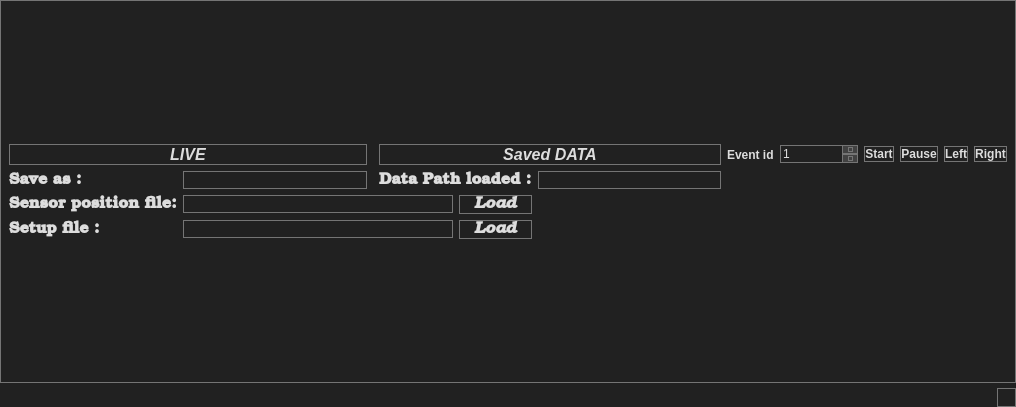
<?xml version="1.0" encoding="UTF-8"?>
<ui version="4.0">
 <class>CommandWindow</class>
 <widget class="QMainWindow" name="CommandWindow">
  <property name="geometry">
   <rect>
    <x>0</x>
    <y>0</y>
    <width>1016</width>
    <height>407</height>
   </rect>
  </property>
  <property name="windowTitle">
   <string>MainWindow</string>
  </property>
  <property name="styleSheet">
   <string notr="true">
/*
    Android Material Dark
	COLOR_DARK     = #212121 Grey 900
	COLOR_MEDIUM   = #424242 Grey 800
	COLOR_MEDLIGHT = #757575 Grey 600
	COLOR_LIGHT    = #DDDDDD White
	COLOR_ACCENT   = #3F51B5 Indigo 500
*/

* {
	background: #212121;
	color: #DDDDDD;
	border: 1px solid #757575;
}

QWidget::item:selected {
	background: #3F51B5;
}

QCheckBox, QRadioButton {
	border: none;
}

QRadioButton::indicator, QCheckBox::indicator {
	width: 13px;
	height: 13px;
}

QRadioButton::indicator::unchecked, QCheckBox::indicator::unchecked {
	border: 1px solid #757575;
	background: none;
}

QRadioButton::indicator:unchecked:hover, QCheckBox::indicator:unchecked:hover {
	border: 1px solid #DDDDDD;
}

QRadioButton::indicator::checked, QCheckBox::indicator::checked {
	border: 1px solid #757575;
	background: #757575;
}

QRadioButton::indicator:checked:hover, QCheckBox::indicator:checked:hover {
	border: 1px solid #DDDDDD;
	background: #DDDDDD;
}

QGroupBox {
	margin-top: 6px;
}

QGroupBox::title {
	top: -7px;
	left: 7px;
}

QScrollBar {
	border: 1px solid #757575;
	background: #212121;
}

QScrollBar:horizontal {
	height: 15px;
	margin: 0px 0px 0px 32px;
}

QScrollBar:vertical {
	width: 15px;
	margin: 32px 0px 0px 0px;
}

QScrollBar::handle {
	background: #424242;
	border: 1px solid #757575;
}

QScrollBar::handle:horizontal {
	border-width: 0px 1px 0px 1px;
}

QScrollBar::handle:vertical {
	border-width: 1px 0px 1px 0px;
}

QScrollBar::handle:horizontal {
	min-width: 20px;
}

QScrollBar::handle:vertical {
	min-height: 20px;
}

QScrollBar::add-line, QScrollBar::sub-line {
	background:#424242;
	border: 1px solid #757575;
	subcontrol-origin: margin;
}

QScrollBar::add-line {
	position: absolute;
}

QScrollBar::add-line:horizontal {
	width: 15px;
	subcontrol-position: left;
	left: 15px;
}

QScrollBar::add-line:vertical {
	height: 15px;
	subcontrol-position: top;
	top: 15px;
}

QScrollBar::sub-line:horizontal {
	width: 15px;
	subcontrol-position: top left;
}

QScrollBar::sub-line:vertical {
	height: 15px;
	subcontrol-position: top;
}

QScrollBar:left-arrow, QScrollBar::right-arrow, QScrollBar::up-arrow, QScrollBar::down-arrow {
	border: 1px solid #757575;
	width: 3px;
	height: 3px;
}

QScrollBar::add-page, QScrollBar::sub-page {
	background: none;
}

QAbstractButton:hover {
	background: #424242;
}

QAbstractButton:pressed {
	background: #757575;
}

QAbstractItemView {
	show-decoration-selected: 1;
	selection-background-color: #3F51B5;
	selection-color: #DDDDDD;
	alternate-background-color: #424242;
}

QHeaderView {
	border: 1px solid #757575;
}

QHeaderView::section {
	background: #212121;
	border: 1px solid #757575;
	padding: 4px;
}

QHeaderView::section:selected, QHeaderView::section::checked {
	background: #424242;
}

QTableView {
	gridline-color: #757575;
}

QTabBar {
	margin-left: 2px;
}

QTabBar::tab {
	border-radius: 0px;
	padding: 4px;
	margin: 4px;
}

QTabBar::tab:selected {
	background: #424242;
}

QComboBox::down-arrow {
	border: 1px solid #757575;
	background: #424242;
}

QComboBox::drop-down {
	border: 1px solid #757575;
	background: #424242;
}

QComboBox::down-arrow {
	width: 3px;
	height: 3px;
	border: 1px solid #757575;
}

QAbstractSpinBox {
	padding-right: 15px;
}

QAbstractSpinBox::up-button, QAbstractSpinBox::down-button {
	border: 1px solid #757575;
	background: #424242;
	subcontrol-origin: border;
}

QAbstractSpinBox::up-arrow, QAbstractSpinBox::down-arrow {
	width: 3px;
	height: 3px;
	border: 1px solid #757575;
}

QSlider {
	border: none;
}

QSlider::groove:horizontal {
	height: 5px;
	margin: 4px 0px 4px 0px;
}

QSlider::groove:vertical {
	width: 5px;
	margin: 0px 4px 0px 4px;
}

QSlider::handle {
	border: 1px solid #757575;
	background: #424242;
}

QSlider::handle:horizontal {
	width: 15px;
	margin: -4px 0px -4px 0px;
}

QSlider::handle:vertical {
	height: 15px;
	margin: 0px -4px 0px -4px;
}

QSlider::add-page:vertical, QSlider::sub-page:horizontal {
	background: #3F51B5;
}

QSlider::sub-page:vertical, QSlider::add-page:horizontal {
	background: #424242;
}

QLabel {
	border: none;
}

QProgressBar {
	text-align: center;
}

QProgressBar::chunk {
	width: 1px;
	background-color: #3F51B5;
}

QMenu::separator {
	background: #424242;
}

QStatusBar {
	border: 1px;
	color: #3F51B5;
}</string>
  </property>
  <widget class="QWidget" name="centralwidget">
   <layout class="QGridLayout" name="gridLayout_2">
    <item row="1" column="1">
     <layout class="QGridLayout" name="gridLayout">
      <item row="0" column="1" colspan="2">
       <widget class="QPushButton" name="pushButton_LIVE">
        <property name="font">
         <font>
          <pointsize>12</pointsize>
          <weight>75</weight>
          <italic>true</italic>
          <bold>true</bold>
         </font>
        </property>
        <property name="text">
         <string>LIVE</string>
        </property>
       </widget>
      </item>
      <item row="7" column="0">
       <layout class="QVBoxLayout" name="verticalLayout"/>
      </item>
      <item row="7" column="1">
       <widget class="QLabel" name="label_4">
        <property name="font">
         <font>
          <family>URW Bookman L</family>
          <pointsize>12</pointsize>
          <weight>75</weight>
          <bold>true</bold>
         </font>
        </property>
        <property name="text">
         <string>Sensor position file:</string>
        </property>
       </widget>
      </item>
      <item row="0" column="4" colspan="3">
       <widget class="QPushButton" name="pushButton_SavedData">
        <property name="font">
         <font>
          <pointsize>12</pointsize>
          <weight>75</weight>
          <italic>true</italic>
          <bold>true</bold>
         </font>
        </property>
        <property name="text">
         <string>Saved DATA</string>
        </property>
       </widget>
      </item>
      <item row="0" column="14">
       <widget class="QPushButton" name="pushButton_Right">
        <property name="font">
         <font>
          <weight>75</weight>
          <bold>true</bold>
         </font>
        </property>
        <property name="text">
         <string>Right</string>
        </property>
       </widget>
      </item>
      <item row="0" column="9">
       <widget class="QPushButton" name="pushButton_Start">
        <property name="font">
         <font>
          <weight>75</weight>
          <bold>true</bold>
         </font>
        </property>
        <property name="text">
         <string>Start</string>
        </property>
       </widget>
      </item>
      <item row="0" column="8">
       <widget class="QSpinBox" name="spinBox_Event">
        <property name="minimum">
         <number>1</number>
        </property>
        <property name="maximum">
         <number>10000000</number>
        </property>
       </widget>
      </item>
      <item row="2" column="4" colspan="2">
       <widget class="QLabel" name="label_3">
        <property name="font">
         <font>
          <family>URW Bookman L</family>
          <pointsize>12</pointsize>
          <weight>75</weight>
          <italic>false</italic>
          <bold>true</bold>
         </font>
        </property>
        <property name="text">
         <string>Data Path loaded :</string>
        </property>
       </widget>
      </item>
      <item row="7" column="2" colspan="3">
       <widget class="QLineEdit" name="lineEdit_SenorPos"/>
      </item>
      <item row="2" column="1">
       <widget class="QLabel" name="label">
        <property name="font">
         <font>
          <family>URW Bookman L</family>
          <pointsize>12</pointsize>
          <weight>75</weight>
          <bold>true</bold>
         </font>
        </property>
        <property name="text">
         <string>Save as :</string>
        </property>
       </widget>
      </item>
      <item row="0" column="11">
       <widget class="QPushButton" name="pushButton_Pause">
        <property name="font">
         <font>
          <weight>75</weight>
          <bold>true</bold>
         </font>
        </property>
        <property name="text">
         <string>Pause</string>
        </property>
       </widget>
      </item>
      <item row="2" column="6">
       <widget class="QLineEdit" name="lineEdit_DataPath">
        <property name="palette">
         <palette>
          <active>
           <colorrole role="WindowText">
            <brush brushstyle="SolidPattern">
             <color alpha="255">
              <red>221</red>
              <green>221</green>
              <blue>221</blue>
             </color>
            </brush>
           </colorrole>
           <colorrole role="Button">
            <brush brushstyle="SolidPattern">
             <color alpha="255">
              <red>33</red>
              <green>33</green>
              <blue>33</blue>
             </color>
            </brush>
           </colorrole>
           <colorrole role="Text">
            <brush brushstyle="SolidPattern">
             <color alpha="255">
              <red>221</red>
              <green>221</green>
              <blue>221</blue>
             </color>
            </brush>
           </colorrole>
           <colorrole role="ButtonText">
            <brush brushstyle="SolidPattern">
             <color alpha="255">
              <red>221</red>
              <green>221</green>
              <blue>221</blue>
             </color>
            </brush>
           </colorrole>
           <colorrole role="Base">
            <brush brushstyle="SolidPattern">
             <color alpha="255">
              <red>33</red>
              <green>33</green>
              <blue>33</blue>
             </color>
            </brush>
           </colorrole>
           <colorrole role="Window">
            <brush brushstyle="SolidPattern">
             <color alpha="255">
              <red>33</red>
              <green>33</green>
              <blue>33</blue>
             </color>
            </brush>
           </colorrole>
          </active>
          <inactive>
           <colorrole role="WindowText">
            <brush brushstyle="SolidPattern">
             <color alpha="255">
              <red>221</red>
              <green>221</green>
              <blue>221</blue>
             </color>
            </brush>
           </colorrole>
           <colorrole role="Button">
            <brush brushstyle="SolidPattern">
             <color alpha="255">
              <red>33</red>
              <green>33</green>
              <blue>33</blue>
             </color>
            </brush>
           </colorrole>
           <colorrole role="Text">
            <brush brushstyle="SolidPattern">
             <color alpha="255">
              <red>221</red>
              <green>221</green>
              <blue>221</blue>
             </color>
            </brush>
           </colorrole>
           <colorrole role="ButtonText">
            <brush brushstyle="SolidPattern">
             <color alpha="255">
              <red>221</red>
              <green>221</green>
              <blue>221</blue>
             </color>
            </brush>
           </colorrole>
           <colorrole role="Base">
            <brush brushstyle="SolidPattern">
             <color alpha="255">
              <red>33</red>
              <green>33</green>
              <blue>33</blue>
             </color>
            </brush>
           </colorrole>
           <colorrole role="Window">
            <brush brushstyle="SolidPattern">
             <color alpha="255">
              <red>33</red>
              <green>33</green>
              <blue>33</blue>
             </color>
            </brush>
           </colorrole>
          </inactive>
          <disabled>
           <colorrole role="WindowText">
            <brush brushstyle="SolidPattern">
             <color alpha="255">
              <red>221</red>
              <green>221</green>
              <blue>221</blue>
             </color>
            </brush>
           </colorrole>
           <colorrole role="Button">
            <brush brushstyle="SolidPattern">
             <color alpha="255">
              <red>33</red>
              <green>33</green>
              <blue>33</blue>
             </color>
            </brush>
           </colorrole>
           <colorrole role="Text">
            <brush brushstyle="SolidPattern">
             <color alpha="255">
              <red>221</red>
              <green>221</green>
              <blue>221</blue>
             </color>
            </brush>
           </colorrole>
           <colorrole role="ButtonText">
            <brush brushstyle="SolidPattern">
             <color alpha="255">
              <red>221</red>
              <green>221</green>
              <blue>221</blue>
             </color>
            </brush>
           </colorrole>
           <colorrole role="Base">
            <brush brushstyle="SolidPattern">
             <color alpha="255">
              <red>33</red>
              <green>33</green>
              <blue>33</blue>
             </color>
            </brush>
           </colorrole>
           <colorrole role="Window">
            <brush brushstyle="SolidPattern">
             <color alpha="255">
              <red>33</red>
              <green>33</green>
              <blue>33</blue>
             </color>
            </brush>
           </colorrole>
          </disabled>
         </palette>
        </property>
       </widget>
      </item>
      <item row="0" column="13">
       <widget class="QPushButton" name="pushButton_Left">
        <property name="font">
         <font>
          <weight>75</weight>
          <bold>true</bold>
         </font>
        </property>
        <property name="text">
         <string>Left</string>
        </property>
       </widget>
      </item>
      <item row="0" column="7">
       <widget class="QLabel" name="label_2">
        <property name="font">
         <font>
          <weight>75</weight>
          <bold>true</bold>
         </font>
        </property>
        <property name="text">
         <string>Event id</string>
        </property>
       </widget>
      </item>
      <item row="2" column="2">
       <widget class="QLineEdit" name="lineEdit_SaveAs">
        <property name="text">
         <string/>
        </property>
       </widget>
      </item>
      <item row="7" column="5">
       <widget class="QPushButton" name="sensorLoadbtn">
        <property name="font">
         <font>
          <family>URW Bookman L</family>
          <pointsize>12</pointsize>
          <weight>75</weight>
          <italic>true</italic>
          <bold>true</bold>
         </font>
        </property>
        <property name="text">
         <string>Load</string>
        </property>
       </widget>
      </item>
      <item row="8" column="1">
       <widget class="QLabel" name="label_5">
        <property name="font">
         <font>
          <family>URW Bookman L</family>
          <pointsize>12</pointsize>
          <weight>75</weight>
          <italic>false</italic>
          <bold>true</bold>
         </font>
        </property>
        <property name="text">
         <string>Setup file :</string>
        </property>
       </widget>
      </item>
      <item row="8" column="2" colspan="3">
       <widget class="QLineEdit" name="lineEdit_SetupFile"/>
      </item>
      <item row="8" column="5">
       <widget class="QPushButton" name="setupLoadbtn">
        <property name="font">
         <font>
          <family>URW Bookman L</family>
          <pointsize>12</pointsize>
          <weight>75</weight>
          <italic>true</italic>
          <bold>true</bold>
         </font>
        </property>
        <property name="text">
         <string>Load</string>
        </property>
       </widget>
      </item>
     </layout>
    </item>
   </layout>
  </widget>
  <widget class="QStatusBar" name="statusbar"/>
 </widget>
 <resources/>
 <connections/>
</ui>
